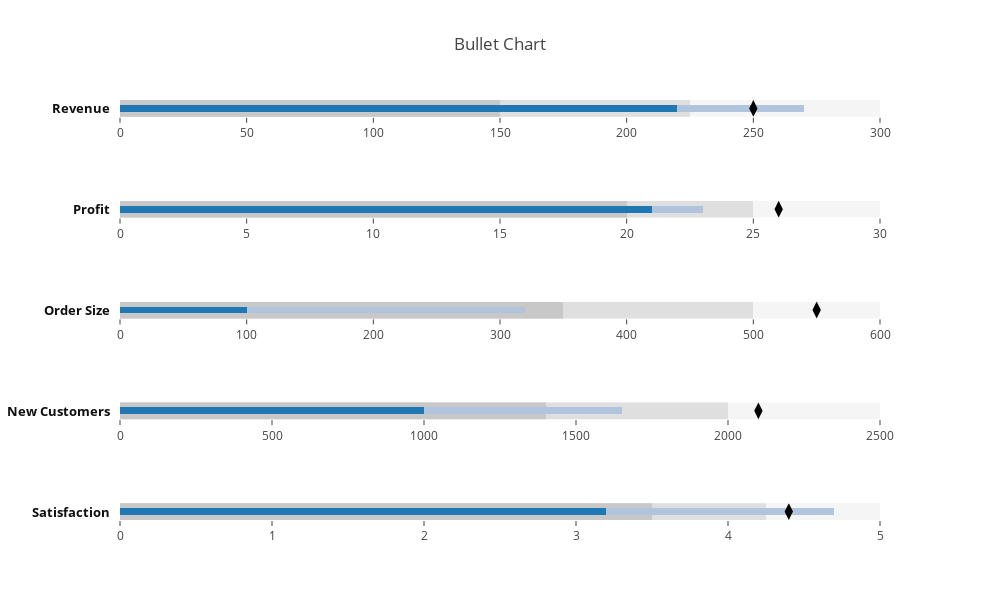

Notebook cell for this chart:
### Markdown cell above
# Simple Bullet Chart

Stephen Few's Bullet Chart was invented to replace dashboard gauges and meters, combining both types of charts into simple bar charts with qualitative bars (ranges), quantitiative bars (measures) and performance points (markers) all into one simple layout. ranges typically are broken into three values: bad, okay, good, the measures are the darker bars that represent the actual values that a particular variable reached, and the points or markers usually indicate a goal point relative to the value achieved by the measure bar.

To use this figure factory, you can input either a pandas DataFrame as your data, or a sequence (ex. list, tuple, np.array, etc.) of dictionaries. You must map the column to the name of the particular column or key in your data. For example, if you want column A in your DataFrame to be the measures column, your function call will look like:


```python

ff.create_bullet(data, measures='A', ...)

```


The valid params to set your DataFrame columns or dictionary keys to are titles, subtitles, ranges, measures and markers. The variable for titles and subtitles must contain strings as its elements and the rest lists.

### Code cell
import plotly.figure_factory as ff

import pandas as pd

data = pd.read_json('https://cdn.rawgit.com/plotly/datasets/master/BulletData.json')

fig = ff.create_bullet(
    data, markers='markers', measures='measures',
    ranges='ranges', subtitles='subtitle', titles='title',
)
pyo.iplot(fig, filename='bullet chart from a dataframe')

### Figure 1 — Plotly figure (JSON) as saved in the notebook; plotly's stock layout.template omitted (floating-point values rounded to 4 significant figures)
{"data": [{"base": 0, "hoverinfo": "x", "marker": {"color": "rgb(245.0, 245.0, 245.0)"}, "name": "ranges", "orientation": "h", "type": "bar", "uid": "ac95c639-fe8e-4177-8bd1-3f266a0f3bcc", "width": 2, "x": [300], "xaxis": "x", "y": [0], "yaxis": "y"}, {"base": 0, "hoverinfo": "x", "marker": {"color": "rgb(222.5, 222.5, 222.5)"}, "name": "ranges", "orientation": "h", "type": "bar", "uid": "46d8353e-ce42-4aa1-a375-57543f2efc12", "width": 2, "x": [225], "xaxis": "x", "y": [0], "yaxis": "y"}, {"base": 0, "hoverinfo": "x", "marker": {"color": "rgb(200.0, 200.0, 200.0)"}, "name": "ranges", "orientation": "h", "type": "bar", "uid": "517c051b-8758-4f74-bdcd-992411287823", "width": 2, "x": [150], "xaxis": "x", "y": [0], "yaxis": "y"}, {"base": 0, "hoverinfo": "x", "marker": {"color": "rgb(176.0, 196.0, 221.0)"}, "name": "measures", "orientation": "h", "type": "bar", "uid": "15f4ea18-0213-4068-b745-000ff2705cf4", "width": 0.4, "x": [270], "xaxis": "x", "y": [0.5], "yaxis": "y"}, {"base": 0, "hoverinfo": "x", "marker": {"color": "rgb(31.0, 119.0, 180.0)"}, "name": "measures", "orientation": "h", "type": "bar", "uid": "b706ee19-39d0-4117-9624-3b9d8df320ca", "width": 0.4, "x": [220], "xaxis": "x", "y": [0.5], "yaxis": "y"}, {"hoverinfo": "x", "marker": {"color": "rgb(0, 0, 0)", "size": 12, "symbol": "diamond-tall"}, "name": "markers", "type": "scatter", "uid": "e8b32f8d-e0a1-45bf-ab20-2668f573ab57", "x": [250], "xaxis": "x", "y": [0.5], "yaxis": "y"}, {"base": 0, "hoverinfo": "x", "marker": {"color": "rgb(245.0, 245.0, 245.0)"}, "name": "ranges", "orientation": "h", "type": "bar", "uid": "4ed6752f-0033-420d-9f41-9bce01aa9978", "width": 2, "x": [30], "xaxis": "x2", "y": [0], "yaxis": "y2"}, {"base": 0, "hoverinfo": "x", "marker": {"color": "rgb(222.5, 222.5, 222.5)"}, "name": "ranges", "orientation": "h", "type": "bar", "uid": "1519a126-1c46-4325-a5bb-07fa44bbfb52", "width": 2, "x": [25], "xaxis": "x2", "y": [0], "yaxis": "y2"}, {"base": 0, "hoverinfo": "x", "marker": {"color": "rgb(200.0, 200.0, 200.0)"}, "name": "ranges", "orientation": "h", "type": "bar", "uid": "cdc3a9f9-1463-49be-bf16-404d6f289d5f", "width": 2, "x": [20], "xaxis": "x2", "y": [0], "yaxis": "y2"}, {"base": 0, "hoverinfo": "x", "marker": {"color": "rgb(176.0, 196.0, 221.0)"}, "name": "measures", "orientation": "h", "type": "bar", "uid": "9a3ebba3-2bf2-4da5-930c-eecac964d24d", "width": 0.4, "x": [23], "xaxis": "x2", "y": [0.5], "yaxis": "y2"}, {"base": 0, "hoverinfo": "x", "marker": {"color": "rgb(31.0, 119.0, 180.0)"}, "name": "measures", "orientation": "h", "type": "bar", "uid": "91a452dc-194e-4c80-bb7f-f1d4c6ac02d8", "width": 0.4, "x": [21], "xaxis": "x2", "y": [0.5], "yaxis": "y2"}, {"hoverinfo": "x", "marker": {"color": "rgb(0, 0, 0)", "size": 12, "symbol": "diamond-tall"}, "name": "markers", "type": "scatter", "uid": "98801876-b7a1-451c-a706-90568fc2bd09", "x": [26], "xaxis": "x2", "y": [0.5], "yaxis": "y2"}, {"base": 0, "hoverinfo": "x", "marker": {"color": "rgb(245.0, 245.0, 245.0)"}, "name": "ranges", "orientation": "h", "type": "bar", "uid": "f8da54b4-ec1f-4cb2-95f2-fc2e18b85b4e", "width": 2, "x": [600], "xaxis": "x3", "y": [0], "yaxis": "y3"}, {"base": 0, "hoverinfo": "x", "marker": {"color": "rgb(222.5, 222.5, 222.5)"}, "name": "ranges", "orientation": "h", "type": "bar", "uid": "5fb6a7ad-c7f5-4108-8dda-ff9f1d5a0300", "width": 2, "x": [500], "xaxis": "x3", "y": [0], "yaxis": "y3"}, {"base": 0, "hoverinfo": "x", "marker": {"color": "rgb(200.0, 200.0, 200.0)"}, "name": "ranges", "orientation": "h", "type": "bar", "uid": "8e34c6eb-de15-4eb2-8383-3305e0f2a5b9", "width": 2, "x": [350], "xaxis": "x3", "y": [0], "yaxis": "y3"}, {"base": 0, "hoverinfo": "x", "marker": {"color": "rgb(176.0, 196.0, 221.0)"}, "name": "measures", "orientation": "h", "type": "bar", "uid": "df8f303c-d789-45b1-b583-5864c2de25b1", "width": 0.4, "x": [320], "xaxis": "x3", "y": [0.5], "yaxis": "y3"}, {"base": 0, "hoverinfo": "x", "marker": {"color": "rgb(31.0, 119.0, 180.0)"}, "name": "measures", "orientation": "h", "type": "bar", "uid": "a013b232-d1ca-4886-90b2-0a83f284ffc3", "width": 0.4, "x": [100], "xaxis": "x3", "y": [0.5], "yaxis": "y3"}, {"hoverinfo": "x", "marker": {"color": "rgb(0, 0, 0)", "size": 12, "symbol": "diamond-tall"}, "name": "markers", "type": "scatter", "uid": "a0a625da-fda8-40a6-b9b3-ebfeca53d857", "x": [550], "xaxis": "x3", "y": [0.5], "yaxis": "y3"}, {"base": 0, "hoverinfo": "x", "marker": {"color": "rgb(245.0, 245.0, 245.0)"}, "name": "ranges", "orientation": "h", "type": "bar", "uid": "2043d72f-f13f-4a7e-8527-d3cc2c6fa81f", "width": 2, "x": [2500], "xaxis": "x4", "y": [0], "yaxis": "y4"}, {"base": 0, "hoverinfo": "x", "marker": {"color": "rgb(222.5, 222.5, 222.5)"}, "name": "ranges", "orientation": "h", "type": "bar", "uid": "82413c4a-a5ed-4015-ab1d-f3e11a9fb708", "width": 2, "x": [2000], "xaxis": "x4", "y": [0], "yaxis": "y4"}, {"base": 0, "hoverinfo": "x", "marker": {"color": "rgb(200.0, 200.0, 200.0)"}, "name": "ranges", "orientation": "h", "type": "bar", "uid": "de3e18e1-00ef-4d50-ab2e-64e57d220002", "width": 2, "x": [1400], "xaxis": "x4", "y": [0], "yaxis": "y4"}, {"base": 0, "hoverinfo": "x", "marker": {"color": "rgb(176.0, 196.0, 221.0)"}, "name": "measures", "orientation": "h", "type": "bar", "uid": "3d536ca7-fc43-40e7-96f4-3f210a89ef8b", "width": 0.4, "x": [1650], "xaxis": "x4", "y": [0.5], "yaxis": "y4"}, {"base": 0, "hoverinfo": "x", "marker": {"color": "rgb(31.0, 119.0, 180.0)"}, "name": "measures", "orientation": "h", "type": "bar", "uid": "b7d5dd0d-1781-4df4-9a52-564233cc13a6", "width": 0.4, "x": [1000], "xaxis": "x4", "y": [0.5], "yaxis": "y4"}, {"hoverinfo": "x", "marker": {"color": "rgb(0, 0, 0)", "size": 12, "symbol": "diamond-tall"}, "name": "markers", "type": "scatter", "uid": "b133a680-184d-4e07-acf4-e5982af66515", "x": [2100], "xaxis": "x4", "y": [0.5], "yaxis": "y4"}, {"base": 0, "hoverinfo": "x", "marker": {"color": "rgb(245.0, 245.0, 245.0)"}, "name": "ranges", "orientation": "h", "type": "bar", "uid": "afef09f7-2d4e-4d1f-99d9-b46d3889842a", "width": 2, "x": [5], "xaxis": "x5", "y": [0], "yaxis": "y5"}, {"base": 0, "hoverinfo": "x", "marker": {"color": "rgb(222.5, 222.5, 222.5)"}, "name": "ranges", "orientation": "h", "type": "bar", "uid": "1501e035-058c-48c7-bc17-2435d9b54eae", "width": 2, "x": [4.25], "xaxis": "x5", "y": [0], "yaxis": "y5"}, {"base": 0, "hoverinfo": "x", "marker": {"color": "rgb(200.0, 200.0, 200.0)"}, "name": "ranges", "orientation": "h", "type": "bar", "uid": "f48b632e-2629-42d9-b176-7a99187406e2", "width": 2, "x": [3.5], "xaxis": "x5", "y": [0], "yaxis": "y5"}, {"base": 0, "hoverinfo": "x", "marker": {"color": "rgb(176.0, 196.0, 221.0)"}, "name": "measures", "orientation": "h", "type": "bar", "uid": "3890347d-01d3-4677-9b0a-ba64f6bb60c3", "width": 0.4, "x": [4.7], "xaxis": "x5", "y": [0.5], "yaxis": "y5"}, {"base": 0, "hoverinfo": "x", "marker": {"color": "rgb(31.0, 119.0, 180.0)"}, "name": "measures", "orientation": "h", "type": "bar", "uid": "72652872-f18d-4249-8538-062e6fe69772", "width": 0.4, "x": [3.2], "xaxis": "x5", "y": [0.5], "yaxis": "y5"}, {"hoverinfo": "x", "marker": {"color": "rgb(0, 0, 0)", "size": 12, "symbol": "diamond-tall"}, "name": "markers", "type": "scatter", "uid": "f0134700-6f89-464a-9753-1885bb4805f8", "x": [4.4], "xaxis": "x5", "y": [0.5], "yaxis": "y5"}], "layout": {"annotations": [{"font": {"color": "#0f0f0f", "size": 13}, "showarrow": false, "text": "<b>Revenue</b>", "textangle": 0, "x": -0.01, "xanchor": "right", "xref": "paper", "y": 0.98, "yanchor": "middle", "yref": "paper"}, {"font": {"color": "#0f0f0f", "size": 13}, "showarrow": false, "text": "<b>Profit</b>", "textangle": 0, "x": -0.01, "xanchor": "right", "xref": "paper", "y": 0.74, "yanchor": "middle", "yref": "paper"}, {"font": {"color": "#0f0f0f", "size": 13}, "showarrow": false, "text": "<b>Order Size</b>", "textangle": 0, "x": -0.01, "xanchor": "right", "xref": "paper", "y": 0.5, "yanchor": "middle", "yref": "paper"}, {"font": {"color": "#0f0f0f", "size": 13}, "showarrow": false, "text": "<b>New Customers</b>", "textangle": 0, "x": -0.01, "xanchor": "right", "xref": "paper", "y": 0.26, "yanchor": "middle", "yref": "paper"}, {"font": {"color": "#0f0f0f", "size": 13}, "showarrow": false, "text": "<b>Satisfaction</b>", "textangle": 0, "x": -0.01, "xanchor": "right", "xref": "paper", "y": 0.02, "yanchor": "middle", "yref": "paper"}], "barmode": "stack", "height": 600, "margin": {"l": 120}, "showlegend": false, "title": {"text": "Bullet Chart"}, "width": 1000, "xaxis": {"anchor": "y", "domain": [0, 1], "showgrid": false, "tickwidth": 1, "zeroline": false}, "xaxis2": {"anchor": "y2", "domain": [0, 1], "showgrid": false, "tickwidth": 1, "zeroline": false}, "xaxis3": {"anchor": "y3", "domain": [0, 1], "showgrid": false, "tickwidth": 1, "zeroline": false}, "xaxis4": {"anchor": "y4", "domain": [0, 1], "showgrid": false, "tickwidth": 1, "zeroline": false}, "xaxis5": {"anchor": "y5", "domain": [0, 1], "showgrid": false, "tickwidth": 1, "zeroline": false}, "yaxis": {"anchor": "x", "domain": [0.96, 1], "range": [0, 1], "showgrid": false, "showticklabels": false, "zeroline": false}, "yaxis2": {"anchor": "x2", "domain": [0.72, 0.76], "range": [0, 1], "showgrid": false, "showticklabels": false, "zeroline": false}, "yaxis3": {"anchor": "x3", "domain": [0.48, 0.52], "range": [0, 1], "showgrid": false, "showticklabels": false, "zeroline": false}, "yaxis4": {"anchor": "x4", "domain": [0.24, 0.28], "range": [0, 1], "showgrid": false, "showticklabels": false, "zeroline": false}, "yaxis5": {"anchor": "x5", "domain": [0, 0.04], "range": [0, 1], "showgrid": false, "showticklabels": false, "zeroline": false}}}
